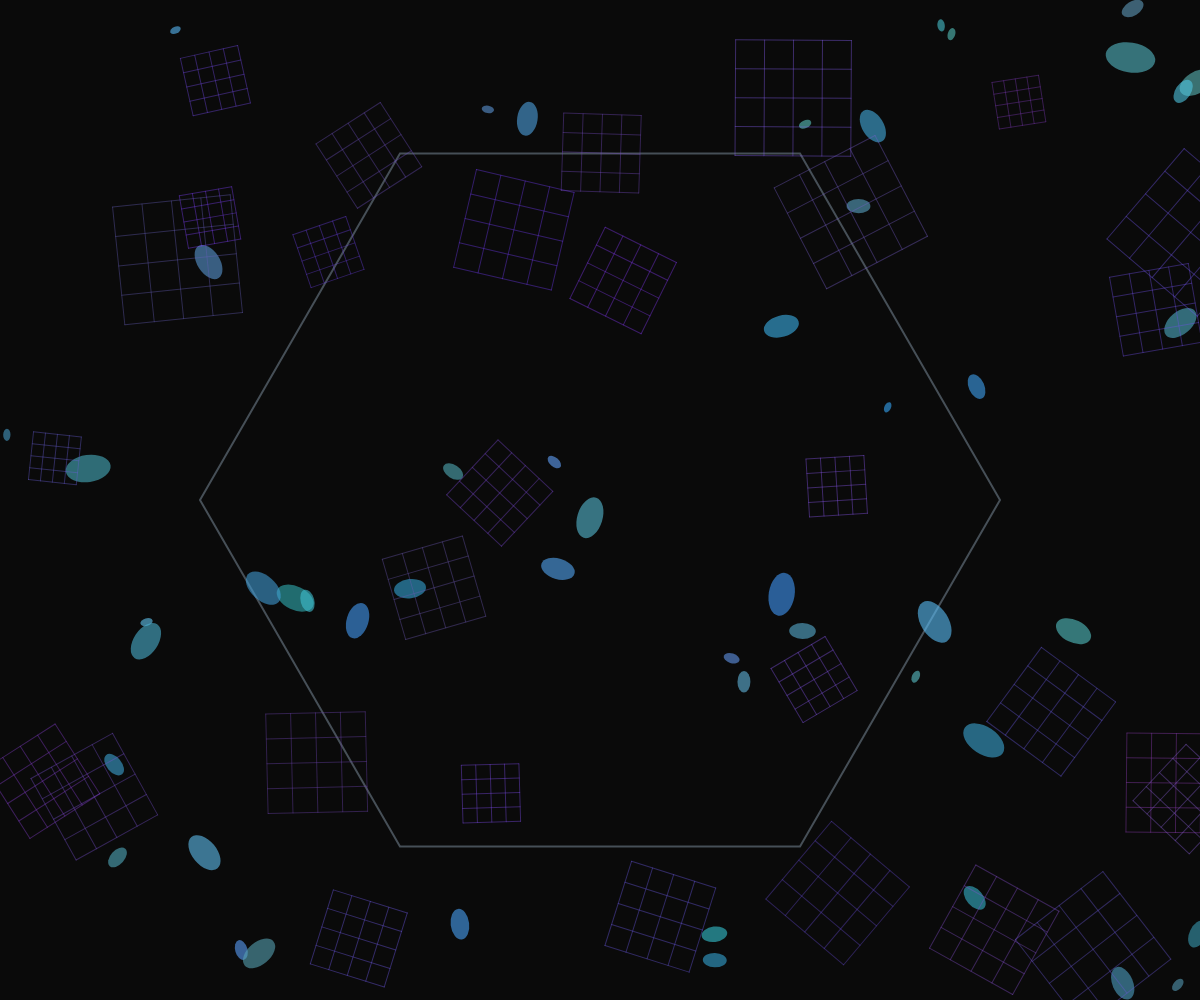
Frame 1 (no input)
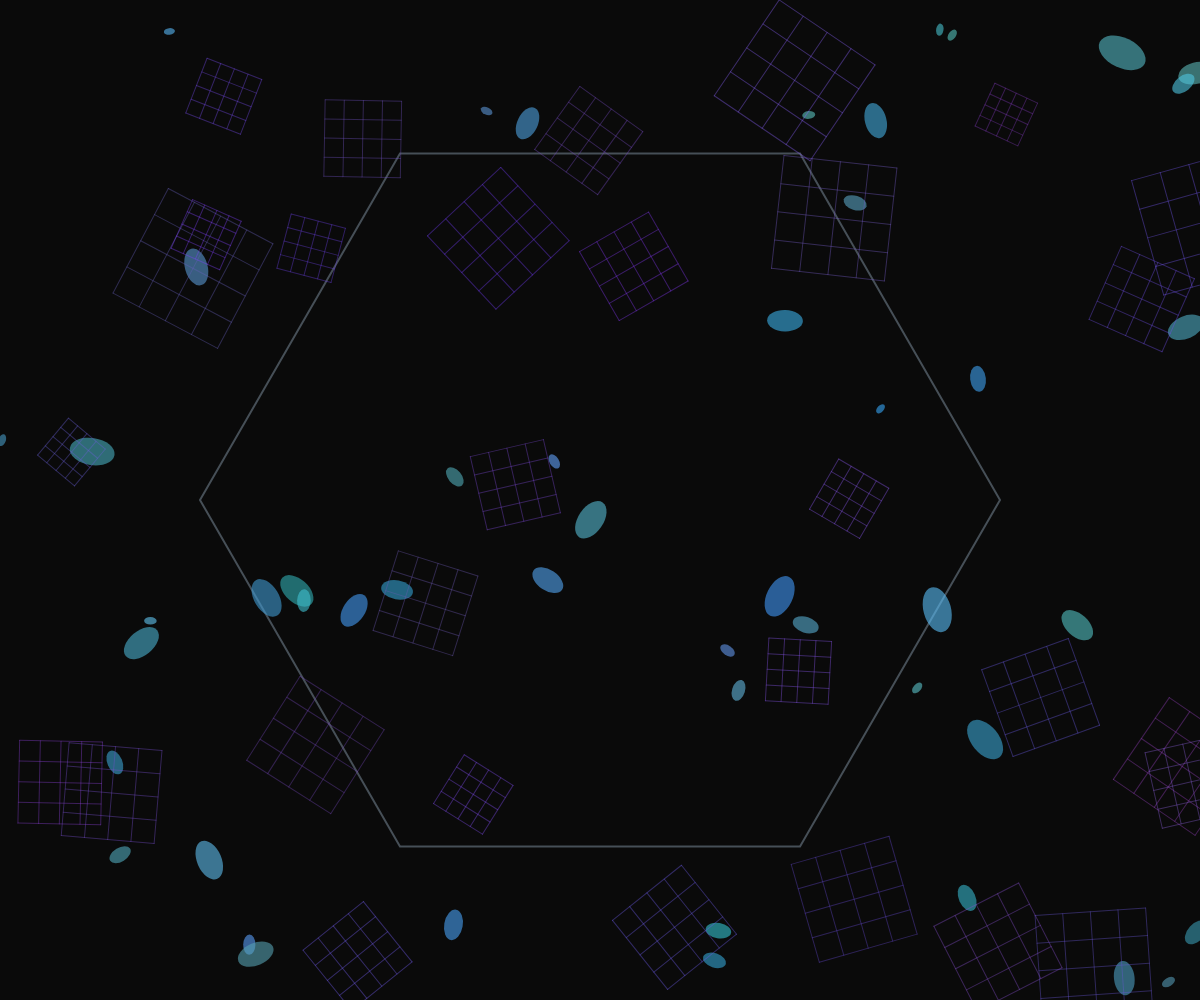
Frame 60 (no input)
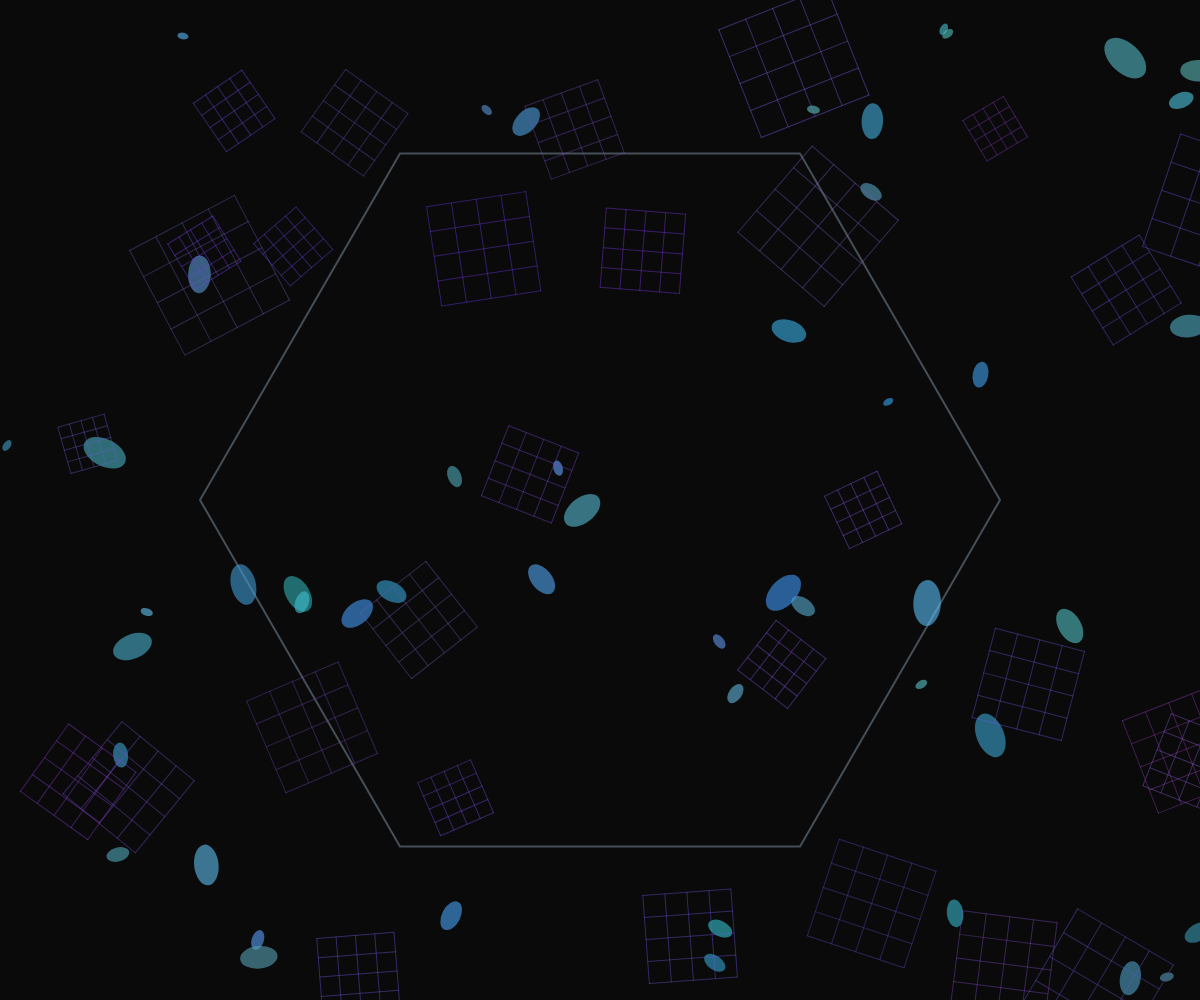
Frame 120 (the mouse pressed at the canvas centre since frame 60)

The p5.js sketch that drew these frames (run headless with seeded random() and noise() and a simulated clock; from frame 60 on, the mouse is pressed at the canvas centre):

// p5.js sketch
// ── sketch.js
let hexagonPoints;
let time = 0;
let curves = [];
let lattices = [];

function setup() {
  createCanvas(windowWidth, windowHeight);
  // Create hexagon boundary points
  hexagonPoints = [];
  for (let i = 0; i < 6; i++) {
    const angle = TWO_PI * i / 6;
    hexagonPoints.push(createVector(
      width/2 + cos(angle) * min(width, height) * 0.4,
      height/2 + sin(angle) * min(width, height) * 0.4
    ));
  }
  
  // Initialize curves and lattices
  for (let i = 0; i < 50; i++) {
    curves.push({
      pos: createVector(random(width), random(height)),
      vel: p5.Vector.random2D().mult(random(0.5, 2)),
      size: random(10, 50),
      color: color(random(50, 100), random(150, 200), random(180, 255), 150)
    });
  }
  
  for (let i = 0; i < 30; i++) {
    lattices.push({
      pos: createVector(random(width), random(height)),
      size: random(20, 60),
      rotation: random(TWO_PI),
      color: color(random(100, 150), random(50, 100), random(180, 255), 100)
    });
  }
}

function draw() {
  background(10);
  
  time += 0.01;
  
  // Draw hexagon boundary
  push();
  stroke(200, 230, 255, 80);
  strokeWeight(2);
  noFill();
  beginShape();
  for (let p of hexagonPoints) {
    vertex(p.x, p.y);
  }
  endShape(CLOSE);
  pop();
  
  // Update and draw curves
  for (let i = 0; i < curves.length; i++) {
    let c = curves[i];
    
    // Update position with noise
    c.pos.add(c.vel);
    
    // Bounce off hexagon edges using boundary checking
    if (!isInsideHexagon(c.pos)) {
      // Simple reflection
      c.vel.reflect(createVector(random(-1, 1), random(-1, 1)).normalize());
    }
    
    // Draw smooth globular spline
    push();
    translate(c.pos.x, c.pos.y);
    rotate(time * 0.5 + i);
    noStroke();
    fill(c.color);
    ellipse(0, 0, c.size, c.size * 0.6);
    pop();
  }
  
  // Update and draw lattices
  for (let i = 0; i < lattices.length; i++) {
    let l = lattices[i];
    
    l.rotation += 0.01;
    l.pos.x += sin(time * 0.2 + i) * 0.3;
    l.pos.y += cos(time * 0.2 + i) * 0.3;
    
    // Draw rigid lattice
    push();
    translate(l.pos.x, l.pos.y);
    rotate(l.rotation);
    stroke(l.color);
    strokeWeight(1);
    noFill();
    
    // Draw a geometric pattern (like a diamond grid)
    const sz = l.size;
    for (let x = -sz; x <= sz; x += sz/2) {
      line(x, -sz, x, sz);
      line(-sz, x, sz, x);
    }
    
    pop();
  }
}

function isInsideHexagon(p) {
  // Simple point-in-polygon test for hexagon
  let inside = true;
  for (let i = 0; i < 6; i++) {
    const a = hexagonPoints[i];
    const b = hexagonPoints[(i + 1) % 6];
    
    // Cross product to check side of line
    const cross = (b.x - a.x) * (p.y - a.y) - (b.y - a.y) * (p.x - a.x);
    if (cross > 0) {
      inside = false;
      break;
    }
  }
  return inside;
}

function windowResized() {
  resizeCanvas(windowWidth, windowHeight);
}
